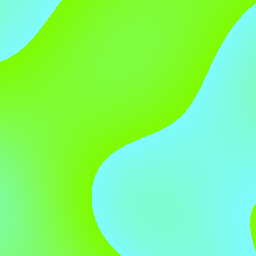
#> input picture web/data/dem/12/1114/1757.png, 256 x 256 px; its folder holds only this picture in this run
$ python make_depth_contours.py
#> lines starting #> are read from the running program, lines starting #| are printed output that depends on the picture; after the words box and inside, x2 and y2 are one past the last pixel; in counts of white or black regions, pixels touching at a corner belong together
#!/usr/bin/env python3
"""
make_depth_contours.py — SMOOTH depth contours, the Windy way (build-time).

maplibre-contour does raw marching-squares on the DEM at runtime in a worker -> blocky
stair-steps + flaky over-zoom. Windy instead precomputes smooth isolines (interpolate the
grid, spline-smooth the polylines) server-side and renders them as plain map lines. We do
the same here, once, offline:

  mosaic the local z12 terrarium DEM tiles  ->  gaussian-smooth the bathymetry surface
  ->  matplotlib contour at navigation depth levels  ->  Chaikin-smooth each polyline
  ->  HELM_USER_DATA_ROOT/depth-contours.geojson, HELM_CONFIG/data/depth-contours.geojson,
      or ~/.helm/data/depth-contours.geojson  (LineString features: {depth, major})

The app renders that as a MapLibre line layer — smooth at ANY zoom (vector geometry),
offline, no worker. Resolution is DEM-limited (free global bathymetry is coarse over reef),
but the curves are smooth instead of stair-stepped.
"""
import json, math, os, re
import numpy as np
from PIL import Image


def gaussian2d(a, sigma):
    """Separable gaussian blur on a float array (vectorised, no scipy)."""
    r = max(1, int(3 * sigma))
    x = np.arange(-r, r + 1, dtype=np.float32)
    k = np.exp(-(x * x) / (2 * sigma * sigma)); k /= k.sum()
    for axis in (0, 1):
        pad = [(0, 0), (0, 0)]; pad[axis] = (r, r)
        ap = np.pad(a, pad, mode="edge")
        out = np.zeros_like(a)
        for i, w in enumerate(k):
            sl = [slice(None), slice(None)]; sl[axis] = slice(i, i + a.shape[axis])
            out += w * ap[tuple(sl)]
        a = out
    return a

HERE = os.path.dirname(__file__)
OUT_DIR = (
    os.environ.get("HELM_USER_DATA_ROOT")
    or os.path.join(os.environ.get("HELM_CONFIG", os.path.expanduser("~/.helm")), "data")
)
OUT = os.path.join(OUT_DIR, "depth-contours.geojson")
DEM_DIR = os.path.join(HERE, "..", "web", "data", "dem")
Z = 12                                  # mosaic the finest baked DEM zoom
BLUR = 1.8                              # gaussian radius (px) — de-stair without smearing the coast
CHAIKIN = 3                             # polyline smoothing iterations
# navigation depth levels (metres, negative = below sea level) — fine in the shallow
# anchorage range, coarser deeper; majors are labelled + bold.
LEVELS = [-2, -4, -6, -8, -10, -15, -20, -25, -30, -40, -50,
          -75, -100, -150, -200, -300, -500, -1000, -2000]
MAJOR = {-10, -20, -50, -100, -200, -500, -1000}


def bbox():
    for filename in ("region.env", "region.env.example"):
        try:
            m = re.search(r'BBOX="([^"]+)"', open(os.path.join(HERE, filename)).read())
        except OSError:
            m = None
        if m:
            return tuple(float(x) for x in m.group(1).split(","))   # W,S,E,N
    return -82.02, 24.34, -81.52, 24.72


def deg2tile(lon, lat, z):
    n = 2 ** z
    x = int((lon + 180.0) / 360.0 * n)
    y = int((1.0 - math.log(math.tan(math.radians(lat)) + 1 / math.cos(math.radians(lat))) / math.pi) / 2.0 * n)
    return x, y


def gpix_to_lonlat(gx, gy, z):
    n = 2 ** z * 256.0
    lon = gx / n * 360.0 - 180.0
    lat = math.degrees(math.atan(math.sinh(math.pi * (1 - 2 * gy / n))))
    return lon, lat


def chaikin(pts, iters):
    for _ in range(iters):
        if len(pts) < 3:
            break
        out = [pts[0]]
        for i in range(len(pts) - 1):
            a, b = pts[i], pts[i + 1]
            out.append((a[0] * 0.75 + b[0] * 0.25, a[1] * 0.75 + b[1] * 0.25))
            out.append((a[0] * 0.25 + b[0] * 0.75, a[1] * 0.25 + b[1] * 0.75))
        out.append(pts[-1])
        pts = out
    return pts


def main():
    os.makedirs(OUT_DIR, exist_ok=True)
    W, S, E, N = bbox()
    x0, y1 = deg2tile(W, S, Z)
    x1, y0 = deg2tile(E, N, Z)
    cols, rows = (x1 - x0 + 1), (y1 - y0 + 1)
    H, Wd = rows * 256, cols * 256
    elev = np.zeros((H, Wd), np.float32)
    missing = 0
    for tx in range(x0, x1 + 1):
        for ty in range(y0, y1 + 1):
            p = os.path.join(DEM_DIR, str(Z), str(tx), f"{ty}.png")
            if not os.path.exists(p):
                missing += 1
                continue
            a = np.asarray(Image.open(p).convert("RGB")).astype(np.float32)
            e = (a[:, :, 0] * 256 + a[:, :, 1] + a[:, :, 2] / 256) - 32768
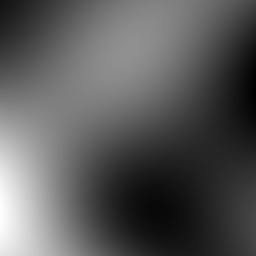
#> e: shape (256, 256) float32; min -4.22, max -3.39, mean -3.93; drawn with min black and max white
            ry, rx = (ty - y0) * 256, (tx - x0) * 256
            elev[ry:ry + 256, rx:rx + 256] = e
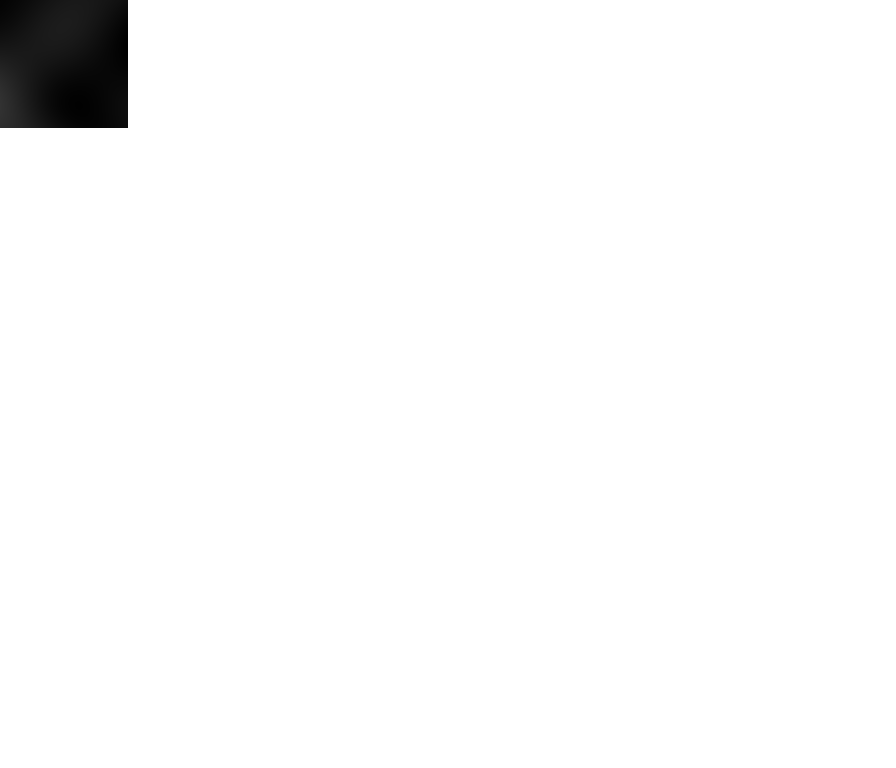
#> elev: shape (1536, 1792) float32 (shown at 1/2 size); min -4.22, max 0, mean -0.0935; drawn with min black and max white
#> pass 2 of the loop in main, `for tx in range(x0, x1 + 1):`:
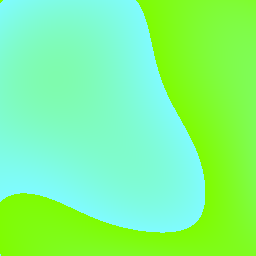
#> input picture web/data/dem/12/1115/1757.png, 256 x 256 px
#> in main, `e = (a[:, :, 0] * 256 + a[:, :, 1] + a[:, :, 2] / 256) - 32768`:
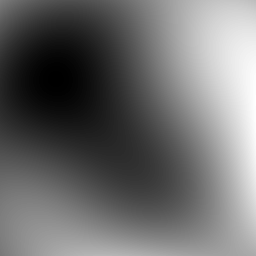
#> e: shape (256, 256) float32; min -4.32, max -3.65, mean -4.03; drawn with min black and max white
#> in main, `elev[ry:ry + 256, rx:rx + 256] = e`:
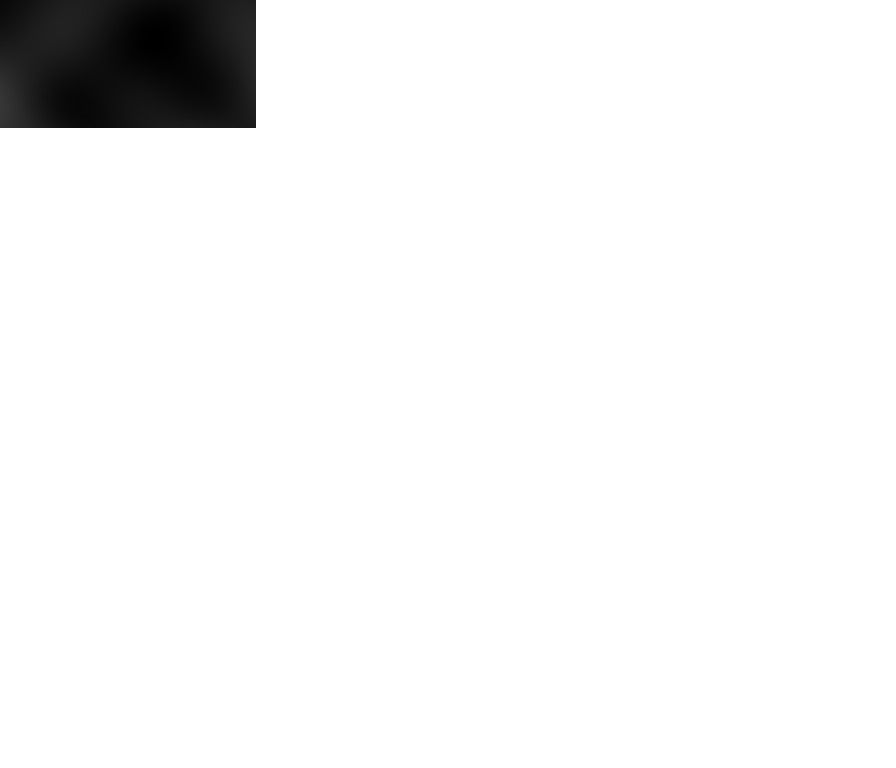
#> elev: shape (1536, 1792) float32 (shown at 1/2 size); 2.38% of pixels changed, all inside (x1, y1, x2, y2) = (256, 0, 512, 256); drawn with min black and max white

    # smooth the surface to kill the coarse-DEM stair-steps before contouring
    elev = gaussian2d(elev, BLUR)
#> in gaussian2d, `r = max(1, int(3 * sigma))`: r = 5
#> the loop in gaussian2d, `for axis in (0, 1):` made 2 passes
#> pass 1, in gaussian2d, `ap = np.pad(a, pad, mode="edge")`:
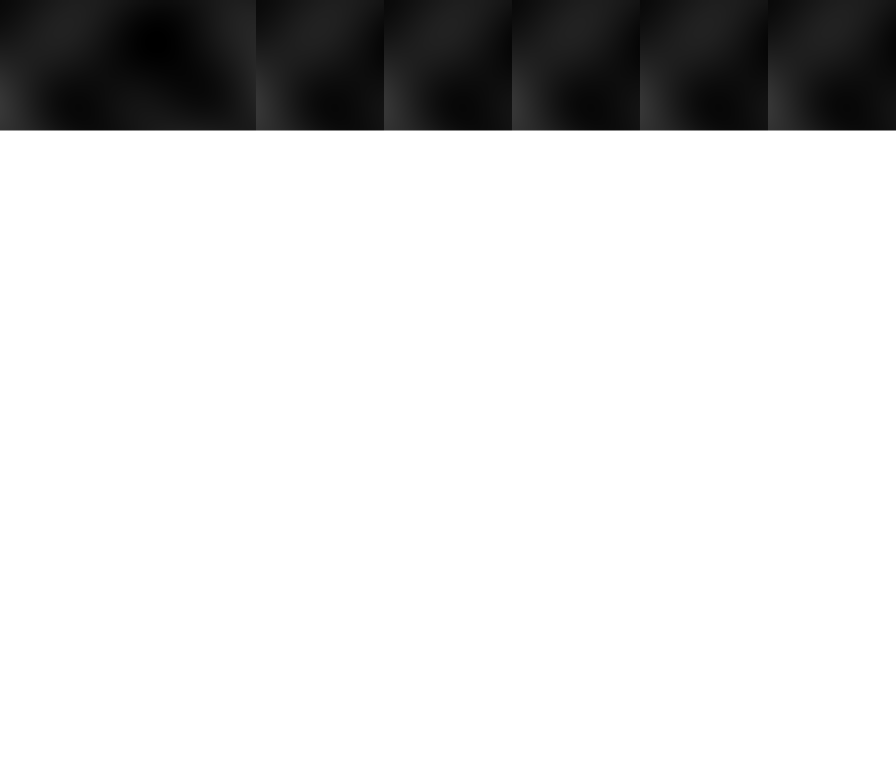
#> ap: shape (1546, 1792) float32 (shown at 1/2 size); min -4.32, max 0, mean -0.666; drawn with min black and max white

    import matplotlib
    matplotlib.use("Agg")
    import matplotlib.pyplot as plt
    cs = plt.contour(elev, levels=sorted(LEVELS))

    feats = []
    for lvl, segs in zip(cs.levels, cs.allsegs):
        depth = int(round(float(lvl)))
        major = depth in MAJOR
        for seg in segs:
            if len(seg) < 4:
                continue
            # seg points are (col,row) in mosaic px -> global px -> lon/lat
            ll = [gpix_to_lonlat(x0 * 256 + px, y0 * 256 + py, Z) for px, py in seg]
            ll = chaikin(ll, CHAIKIN)
            coords = [[round(lon, 6), round(lat, 6)] for lon, lat in ll]
            feats.append({"type": "Feature",
                          "properties": {"depth": depth, "major": major},
                          "geometry": {"type": "LineString", "coordinates": coords}})
#> this loop made 19 passes
#> (lvl, segs, depth, major) on passes 1 to 12: (-2000, [empty array], -2000, False), (-1000, [empty array], -1000, True), (-500, [empty array], -500, True), (-300, [empty array], -300, False), (-200, [empty array], -200, True), (-150, [empty array], -150, False), (-100, [empty array], -100, True), (-75, [empty array], -75, False), (-50, [empty array], -50, True), (-40, [empty array], -40, False), (-30, [empty array], -30, False), (-25, [empty array], -25, False)

    fc = {"type": "FeatureCollection", "features": feats}
    json.dump(fc, open(OUT, "w"), separators=(",", ":"))
    kb = os.path.getsize(OUT) // 1024
    print(f"wrote {OUT}: {len(feats)} smooth contour lines, {len(LEVELS)} levels, {kb} KB"
          + (f"  ({missing} DEM tiles missing)" if missing else ""))


if __name__ == "__main__":
    main()
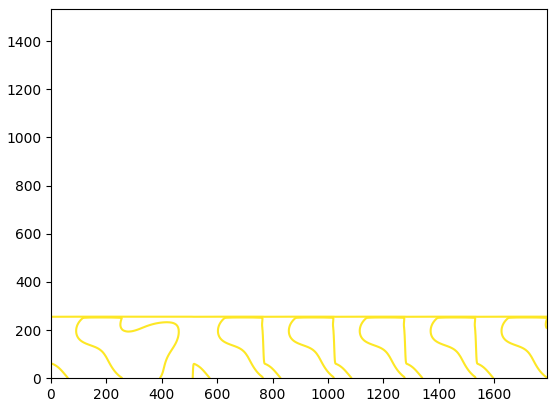
#> figure drawn by matplotlib, 1 panel
